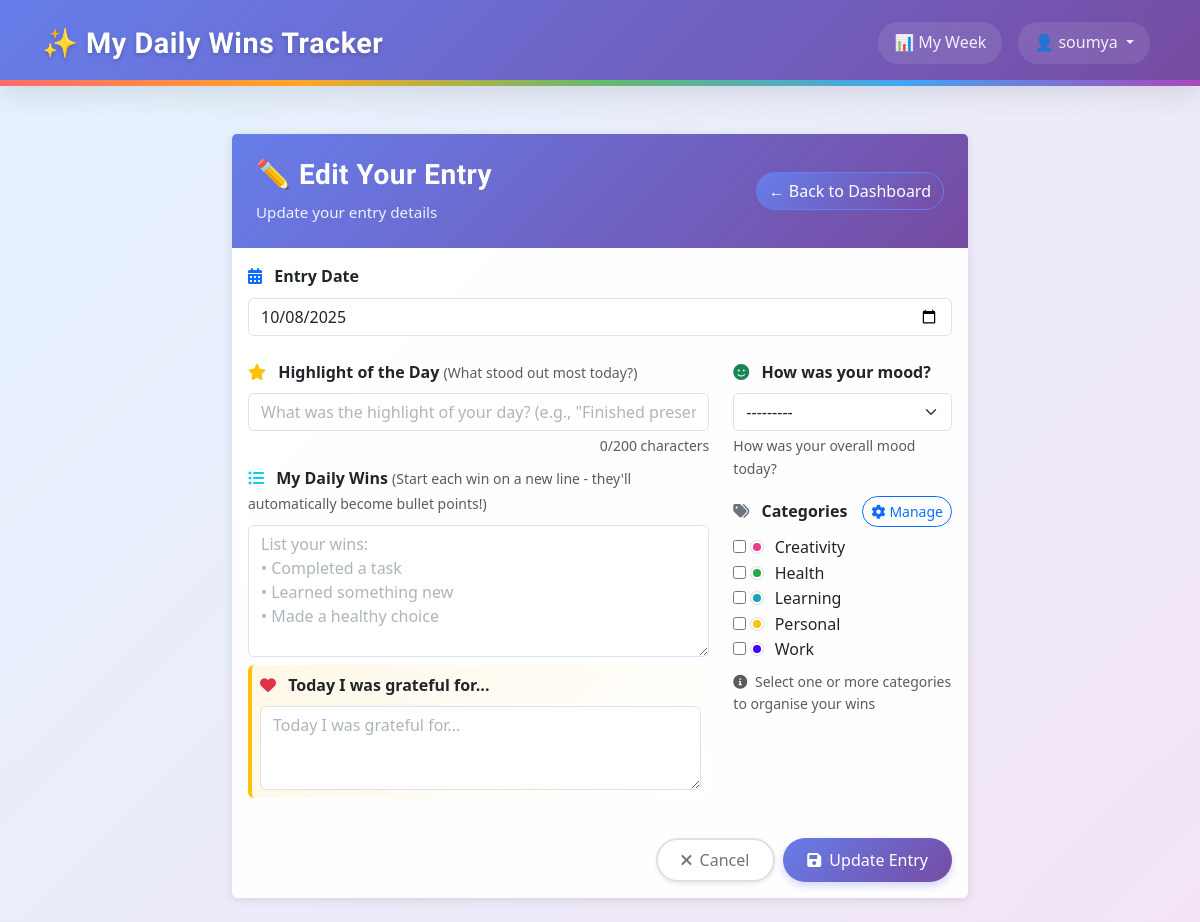
The app's page /entries/60/edit/ (signed in), older data.
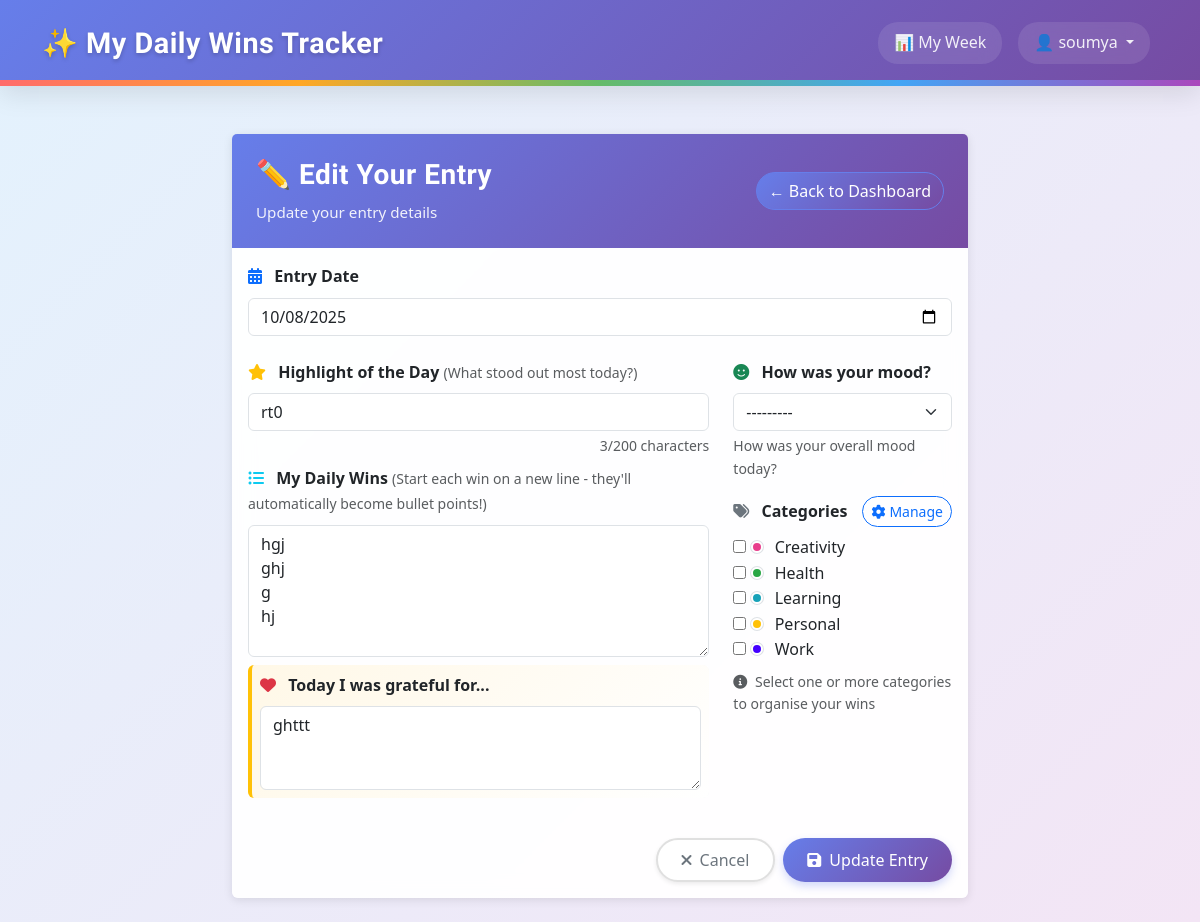
The same page, newer data.
### tracker/models.py (models this page shows, shortened)
class Entry(models.Model):
    class MoodChoice(models.IntegerChoices):
        TERRIBLE = 1, '😰 Terrible'
        BAD = 2, '😞 Bad'
        MEH = 3, '😐 Meh'
        OKAY = 4, '🙂 Okay'
        GOOD = 5, '😊 Good'
        GREAT = 6, '😄 Great'
        AMAZING = 7, '🤩 Amazing'
        FANTASTIC = 8, '🥳 Fantastic'
        INCREDIBLE = 9, '✨ Incredible'
        PERFECT = 10, '🌟 Perfect'
    user = models.ForeignKey(User, on_delete=models.CASCADE, related_name='entries')
    entry_date = models.DateField(help_text="The date this entry is for", null=True, blank=True)
    title = models.CharField(max_length=200, blank=True, help_text="Short title for your daily win")
    content = models.TextField(blank=True, help_text="Details about your daily wins")
    mood_rating = models.IntegerField(
        choices=MoodChoice.choices,
        null=True,
        blank=True,
        help_text="How was your mood today?"
    )
    gratitude_text = models.TextField(
        blank=True,
        help_text="Today I was grateful for..."
    )
    date_created = models.DateTimeField(auto_now_add=True)
    date_modified = models.DateTimeField(auto_now=True)
    is_private = models.BooleanField(default=True)
    categories = models.ManyToManyField(
        Category,
        blank=True,
        related_name='entries',
        help_text="Optional categories for this entry"
    )
    class Meta:
        verbose_name_plural = "Entries"
        ordering = ['-entry_date', '-date_created']
        constraints = [
            UniqueConstraint(
                fields=['user', 'entry_date'],
                name='unique_entry_per_user_per_day',
                violation_error_message='You can only have one entry per day.'
            ),
            models.CheckConstraint(
                name='mood_rating_valid_choice',
                check=models.Q(mood_rating__isnull=True) | models.Q(mood_rating__in=[1,2,3,4,5,6,7,8,9,10]),
                violation_error_message='Mood rating must be between 1 and 10.',
            )
        ]
        indexes = [
            models.Index(fields=['user', '-entry_date']),  # Dashboard queries
            models.Index(fields=['user', 'entry_date']),   # Day lookups
            models.Index(fields=['mood_rating']),          # Filtering
        ]

### tracker/views.py (the view)
# urls.py: path("entries/<int:pk>/edit/", views.entry_edit, name="entry_edit"),
@login_required
def entry_edit(request, pk):
    entry = get_object_or_404(Entry, pk=pk, user=request.user)
    if request.method == 'POST':
        form = EntryForm(request.POST, instance=entry, user=request.user)
        if form.is_valid():
            entry = form.save()
            messages.success(request, '✅ Your entry has been updated!')
            return redirect('entry_detail', pk=entry.pk)
    else:
        form = EntryForm(instance=entry, user=request.user)
    context = {
        'form': form,
        'entry': entry,
        'entry_type': 'win',  # Default for display, since entry_type field no longer exists
        'is_editing': True,
    }
    return render(request, 'tracker/entry_form.html', context)

### templates/tracker/entry_form.html (shortened to what the changed rows need)
{% extends "base.html" %}
{% load widget_tweaks %}
{% load win_filters %}
{% load static %}
{% block extra_css %}
<link rel="stylesheet" href="{% static 'css/forms.css' %}">
{% endblock %}
{% block content %}
<div class="row justify-content-center">
    <div class="col-lg-8">
        <div class="card">
            <div class="card-body">
                <form method="post" novalidate>
                    <div class="mb-4">
                        <label for="{{ form.entry_date.id_for_label }}" class="form-label">
                            <i class="fas fa-calendar-alt text-primary me-2"></i>
                            <strong>Entry Date</strong>
                        </label>
                        {{ form.entry_date }}
                    </div>
                    <div class="row">
                        <div class="col-md-8">
                            <div class="mb-2">
                                <label for="{{ form.title.id_for_label }}" class="form-label">
                                    <i class="fas fa-star text-warning me-2"></i>
                                    <strong>Highlight of the Day</strong>
                                    <small class="text-muted">(What stood out most today?)</small>
                                </label>
                                {{ form.title }}
                            </div>
                            <div class="mb-2">
                                <label for="{{ form.content.id_for_label }}" class="form-label">
                                    <i class="fas fa-list-ul text-info me-2"></i>
                                    <strong>My Daily Wins</strong>
                                    <small class="text-muted">(Start each win on a new line - they'll automatically become bullet points!)</small>
                                </label>
                                {{ form.content }}
                            </div>
                            <div class="mb-3">
                                <div class="gratitude-section p-2 bg-light rounded">
                                    <label for="{{ form.gratitude_text.id_for_label }}" class="form-label">
                                        <i class="fas fa-heart text-danger me-2"></i>
                                        <strong>Today I was grateful for...</strong>
                                    </label>
                                    {{ form.gratitude_text }}
                                </div>
                            </div>
                        </div>
                        <div class="col-md-4">
                            <div class="mb-3">
                                <label for="{{ form.mood_rating.id_for_label }}" class="form-label">
                                    <i class="fas fa-smile text-success me-2"></i>
                                    <strong>How was your mood?</strong>
                                </label>
                                {{ form.mood_rating }}
                                {% if form.mood_rating.help_text %}
                                    <div class="form-text">{{ form.mood_rating.help_text }}</div>
                                {% endif %}
                            </div>
                        </div>
                    </div>
                </form>
            </div>
        </div>
    </div>
</div>
{% endblock %}

Row changes from the older to the newer data that the page shows:
changed Entry: title (not shown) → "rt0"; content (not shown) → "hgj ghj g hj"; gratitude_text (not shown) → "ghttt"
Text that changed along with them:
text written by a page script: "0/200 characters" → "3/200 characters"
